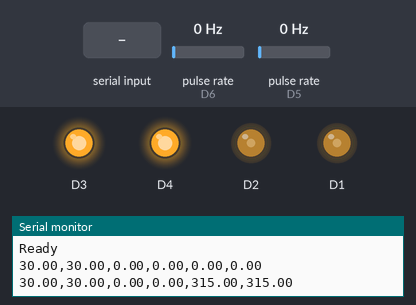
The sketch below on a simulated ESP8266 (NodeMCU). Parts: output pins drawn as LEDs (lit = HIGH), the last lines printed to the serial monitor. Wiring (inferred from the names in the program): 2 × pulse sensor: data D6 / data D5. The test bench sets the inputs (shaded band); at power-on: pulse rate (sensors on D6, D5) 0 Hz.

Above: at 1.26 s.
1.3 s: pulse rate (sensor on D6) set to 50 Hz
At 1.91 s:
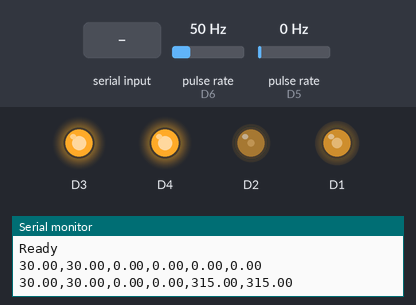
4.8 s: pulse rate (sensor on D5) set to 50 Hz
At 4.96 s:
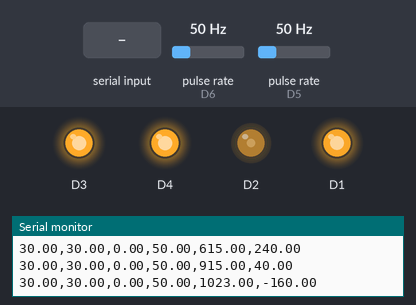
8.3 s: "l90\n" received over Serial
11.8 s: pulse rate (sensor on D5) set to 21 Hz
15.3 s: pulse rate (sensor on D5) set to 19 Hz
At 16.36 s:
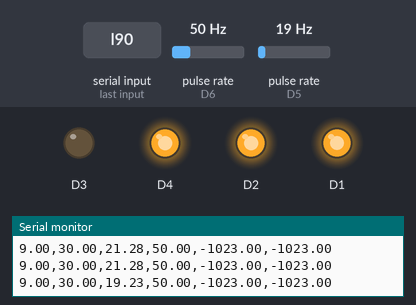
18.8 s: pulse rate (sensor on D6) set to 4 Hz
At 18.96 s:
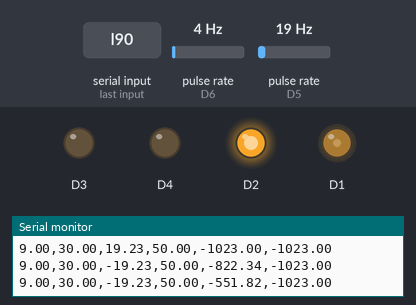
Timing chart, 0 to 25.4 s (numbered marks = the images above; inputs shaded):
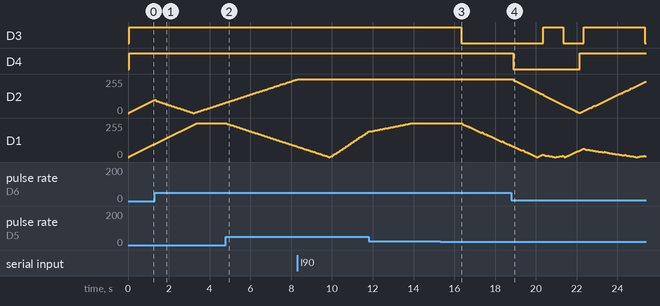

Measured:
- the behaviour switches between 20 and 19 Hz on pulse rate (sensor on D5) (found by bisection; images 2 and 3)
- after the input at 4.8 s, D1: moves from 255/255 to 80/255 over 3.4 s, starting after 0.05 s
- after the input at 15.3 s, D3: HIGH → LOW after 1.1 s
- after the input at 18.8 s, D4: HIGH → LOW after 0.10 s, → HIGH 3.2 s later

The sketch:

PID_test.ino
```cpp
// version 1.0 12-06-2017 00:20 https://github.com/agnunez/espros
#include <ESP8266WiFi.h>
#include <PID_v1.h>
extern "C" {
#include "user_interface.h"
}
#define DEBUG 1

double lpwm=0, rpwm=0;   // motor pwm
int lmc=0,  rmc=0;    // left motor counter
int lmc0=0, rmc0=0;   // last encoder value
int ldir=1, rdir=1;   // motor direction
int llevel, rlevel;
double whesep= 0.135; // wheel separtion in m
double whedia= 0.7;   // wheel diameter in m
int CPR = 40;         // Encoder Count per Revolutions
int period=50;        // PID sample timer period in ms
double lv=0., rv=0., lvt=0., rvt=0. ;// motor speed innumber tics per period with two methods
int ti=0;             // tic timer counter
double lIn,rIn,lOut,rOut,lSet=30,rSet=30;   // PID Input Signal, Output command and Setting speed for each wheel
double lkp=0.5,lki=10,lkd=0.0;     // Left/right wheel PID constants. Can be modiffied while running with:
double rkp=0.5,rki=10,rkd=0.0;     // s nnn (setting point), p nnn (kp), i nnn (ki), d nnn (kd). nnn is divided by 10 to get decimals nnn -> nn.n
double kt=1000/period;            // number of periods/sec
int rcurrenttime, rlasttime, lcurrenttime, llasttime;

//PID(&Input, &Output, &Setpoint, Kp, Ki, Kd, Direction)
PID lPID(&lIn, &lOut, &lSet, lkp, lki, lkd, DIRECT);
PID rPID(&rIn, &rOut, &rSet, rkp, rki, rkd, DIRECT);

os_timer_t myTimer;

static inline int8_t sgn(int val) {
 if (val < 0) return -1;
 if (val==0) return 0;
 return 1;
}

// start of timerCallback, repeat every "period"
void tic(void *pArg) {
  lv=(lmc-lmc0);
  lmc0=lmc;
  rv=(rmc-rmc0);
  rmc0=rmc;
  lIn = lv*kt;
  rIn = rv*kt;
  if(abs(lv)>=1) lIn=abs(lvt)*sgn(lv); // use timing to calculate velocity only if ticks are greater than one
  if(abs(rv)>=1) rIn=abs(rvt)*sgn(rv); // to avoid problems with sign and inertia for a simple encoder (no quadrature)
  lPID.Compute();
  rPID.Compute();
  motion(lOut,rOut);
  ti+=1;                  // tic counter
}

void stop(void){      // Stop both motors
    analogWrite(D1, 0);
    analogWrite(D2, 0);
}

void motion(double lpwm, double rpwm) {
  if(abs(lIn)<1){
    if(lOut>=0){
      ldir=1;
      llevel=HIGH;
    } else {
      ldir=-1;
      llevel=LOW;
    }
  }
  if(abs(rIn)<1){
    if(rOut>=0){
      rdir=1;
      rlevel=HIGH;
    } else {
      rdir=-1;
      rlevel=LOW;
    }
  }
  analogWrite(D1, abs(lpwm));
  analogWrite(D2, abs(rpwm));
  digitalWrite(D3, llevel);
  digitalWrite(D4, rlevel);
}
void lencode() {          // GPIO ISR Interrupt service routines for encoder changes
  lcurrenttime = millis();
  lvt = ldir*1000./(lcurrenttime - llasttime);
  llasttime = lcurrenttime;
  lmc=lmc+ldir;
}
void rencode(){
  rcurrenttime = millis();
  rvt = rdir*1000./(rcurrenttime - rlasttime);
  rlasttime = rcurrenttime;
  rmc=rmc+rdir;
}

void dump(){
  Serial.print("lSet: ");
  Serial.print(lSet);
  Serial.print(" rSet: ");
  Serial.print(rSet);
  Serial.print(" lIn:");
  Serial.print(lIn);
  Serial.print(" rIn:");
  Serial.print(rIn);
  Serial.print(" lOut:");
  Serial.print(lOut);
  Serial.print(" rOut:");
  Serial.print(rOut);
  Serial.print(" lmc:");
  Serial.print(lmc);
  Serial.print(" rmc=");
  Serial.print(rmc);
  Serial.print(" tic#");
  Serial.print(ti);
  Serial.print(" lkp: ");
  Serial.print(lkp);
  Serial.print(" lki: ");
  Serial.print(lki);
  Serial.print(" lkd: ");
  Serial.println(lkd);
}

void setup() {
  pinMode(D1, OUTPUT); // 1,2EN aka D1 pwm left
  pinMode(D2, OUTPUT); // 3,4EN aka D2 pwm right
  pinMode(D3, OUTPUT); // 1A,2A aka D3
  pinMode(D4, OUTPUT); // 3A,4A aka D4
  pinMode(D5, INPUT);  // Left encoder
  pinMode(D6, INPUT);  // Right encoder
  //attachInterrupt(D5, lencode, CHANGE); // Setup Interrupt
  //attachInterrupt(D6, rencode, CHANGE); // Setup Interrupt
  attachInterrupt(D5, lencode, RISING);   // Setup Interrupt
  attachInterrupt(D6, rencode, RISING);   // Setup Interrupt
  sei();                                  // Enable interrupts
  os_timer_setfn(&myTimer, tic, NULL);
  os_timer_arm(&myTimer, period, true);   // timer in ms
  lPID.SetSampleTime(period);
  rPID.SetSampleTime(period);
  lPID.SetOutputLimits(-1023, 1023);
  rPID.SetOutputLimits(-1023, 1023);
  lPID.SetMode(AUTOMATIC);
  rPID.SetMode(AUTOMATIC);
  Serial.begin(115200);
  Serial.println("Ready");
}

char c=0;             // input char from keys
void loop(){
  // watch for input
  if(c==0){
    if (Serial.available() != 0) {
      c = Serial.read();
      Serial.println(c);
    }
  } else {
    if (Serial.available() != 0) {
      int gv = Serial.parseInt();
      if(c=='r'){
        rSet=gv/10.;
      } else if(c=='l'){
        lSet=gv/10.;
      } else if(c=='p'){
        lkp=gv/10.;
        rkp=gv/10.;
        lPID.SetTunings(lkp, lki, lkd);
        rPID.SetTunings(rkp, rki, rkd);
      } else if(c=='i'){
        lki=gv/10.;
        rki=gv/10.;
        lPID.SetTunings(lkp, lki, lkd);
        rPID.SetTunings(rkp, rki, rkd);
      } else if(c=='d'){
        lkd=gv/10.;
        rkd=gv/10.;
        lPID.SetTunings(lkp, lki, lkd);
        rPID.SetTunings(rkp, rki, rkd);
      } else if(c=='s'){
        dump();
      } else {
        Serial.println("Tunning command not recognized. Use l NNN, r NNN, p NNN, i NNN, d NNN with NNN=n*10, s to dump variables");
      }
      while (Serial.available()) Serial.read();
      c=0;
    }
  }
  if(DEBUG){
    Serial.print(lSet);
    Serial.print(",");
    Serial.print(rSet);
    Serial.print(",");
    Serial.print(lIn);
    Serial.print(",");
    Serial.print(rIn);
    Serial.print(",");
    Serial.print(lOut);
    Serial.print(",");
    Serial.println(rOut);
  }
  delay(1000);
}
```
